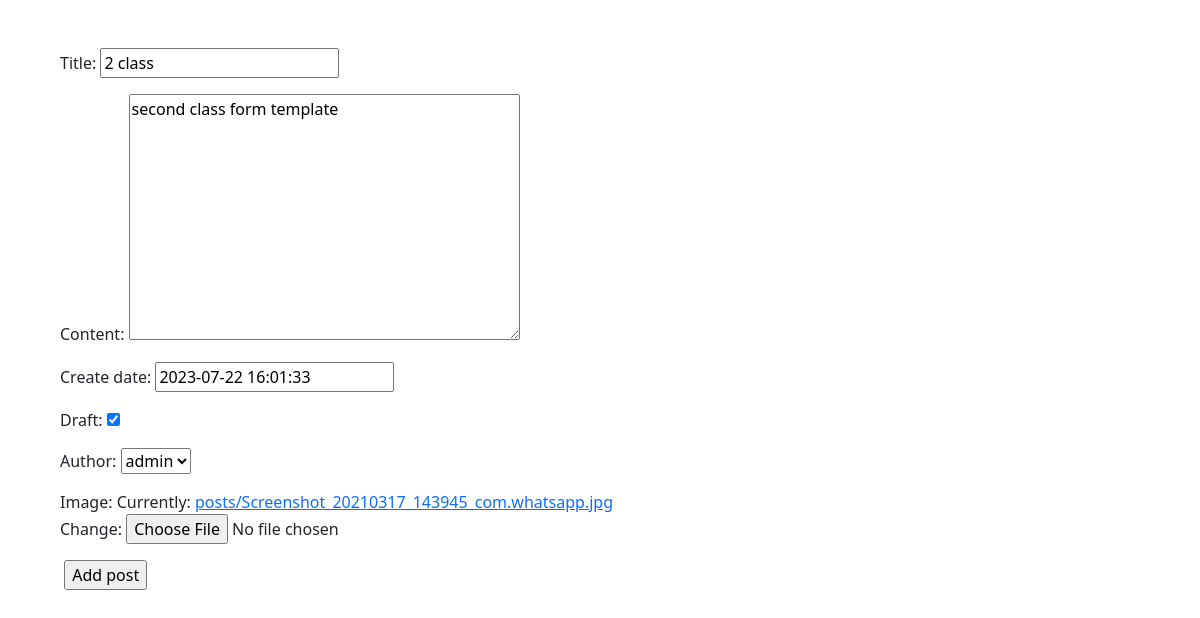
Screenshot of /blog/6/ubdate with the database file from the repository.
### blog/models.py (models this page shows, shortened)
class Post(models.Model):
    title = models.CharField(max_length=100)
    content = models.TextField(max_length=10000)
    create_date = models.DateTimeField(default=timezone.now)
    draft = models.BooleanField(default=False)
    tags = TaggableManager()
    author = models.ForeignKey(User, on_delete=models.SET_NULL ,blank=True ,null=True ,related_name='post_user')
    image = models.ImageField(upload_to='posts')

### blog/views.py (the view)
# urls.py: path('blog/<int:pk>/ubdate', PostUpdate.as_view(), name='post_update' ),
class PostUpdate(UpdateView):
    model = Post
    fields = '__all__'
    success_url = '/blog'

### blog/templates/blog/post_form.html (shortened to what this page needs)
<!doctype html>
<html lang="en">
  <head>
    <link href="https://cdn.jsdelivr.net/npm/bootstrap@5.3.0/dist/css/bootstrap.min.css" rel="stylesheet">
  </head>
  <body>
    <div class="container m-5">
      <form action="" method="post" enctype="multipart/form-data">
      {{ form.as_p }}
      <input type="submit" value="Add post">
      </form>
    </div>
  </body>
</html>

### rows the page displays
Post: title "2 class", content "second class form template", create_date "2023-07-22 16:01:33", draft "☑", author "admin"
